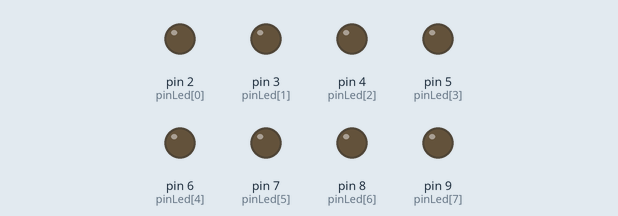
This sketch was run on a simulated Arduino Uno, built with avr-gcc and run on an emulated ATmega328P. Shown: output pins drawn as LEDs (lit = HIGH).

Above: at 0.15 s.
At 0.75 s:
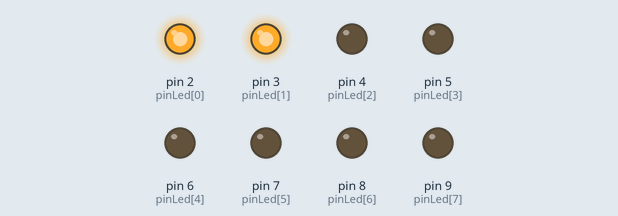
At 1.65 s:
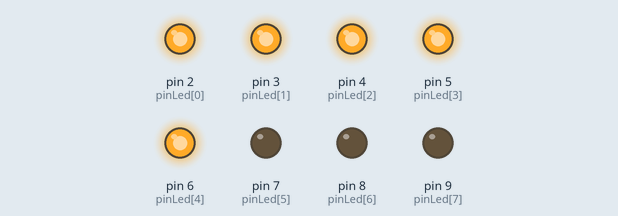
At 3.15 s:
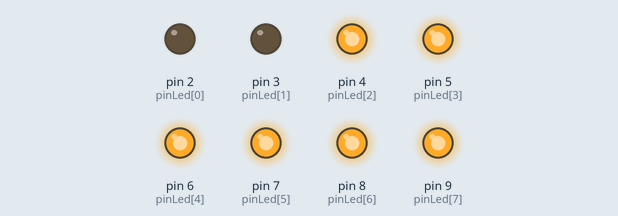
At 4.65 s:
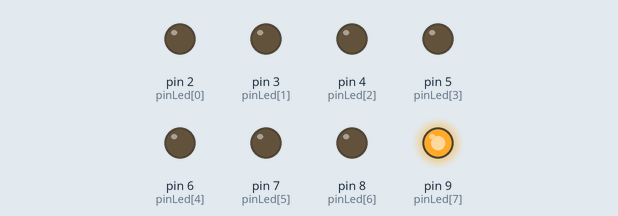
At 6.45 s:
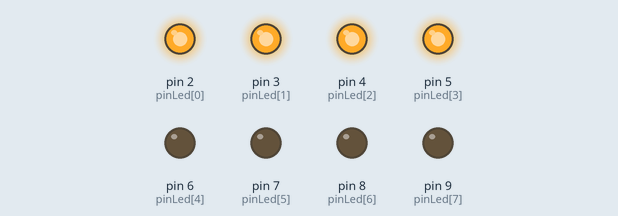
Timing chart, 0 to 6.8 s (numbered marks = the images above):
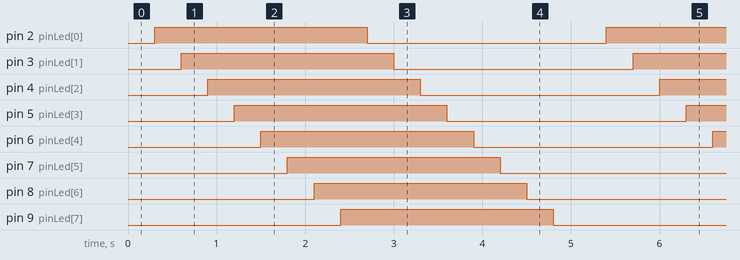

The sketch:

8_led_don_trai_phai.ino
```cpp
// HIEU UNG 4 : sang don, tat don tu trai qua phai
int pinLed[] = {2,3,4,5,6,7,8,9};

int i,j;
void dontraiphai()
{
  static int chay3 = 0;
  for(i=0;i<8;i++)
    digitalWrite(pinLed[i],LOW);
    delay(300);
  for(i=0;i<8;i++)
    {
      digitalWrite(pinLed[i],HIGH);
    delay(300);
    }
  for(i=0;i<8;i++)
    {
      digitalWrite(pinLed[i],LOW);
    delay(300);
    }

}
void setup()
{
  for(i=0;i<=7;i++)
    pinMode(pinLed[i],OUTPUT);
}
void loop()
{
  dontraiphai();
}
```

Measured:
- by itself, pin 2 (pinLed[0]), pin 3 (pinLed[1]), pin 4 (pinLed[2]), pin 5 (pinLed[3]), pin 6 (pinLed[4]), pin 7 (pinLed[5]), pin 8 (pinLed[6]), pin 9 (pinLed[7]): alternates HIGH for 2.4 s and LOW for 2.7 s
- by itself, everything shown: repeats every 5.1 s, in 16 steps
